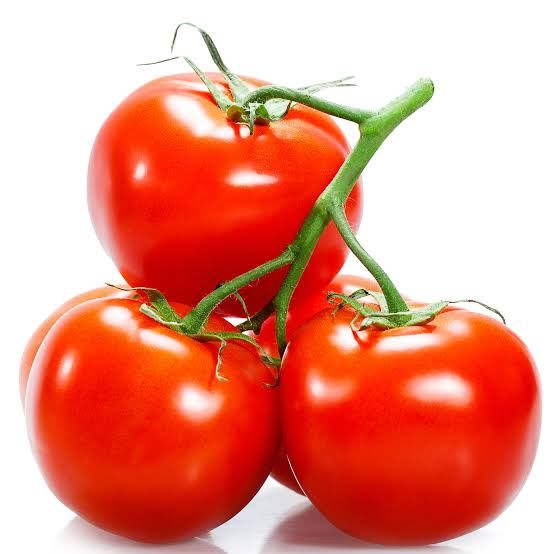
#> input picture phase1/images.jpeg, 554 x 554 px, found by its file name
$ python grayscale.py
#> lines starting #> are read from the running program, lines starting #| are printed output that depends on the picture
import cv2

image= cv2.imread("/Users/tanishqkhetwal/Desktop/open-cv/images.jpeg")
#> image is the input picture: shape (554, 554, 3); mean B, G, R 132.5, 149, 231.7
if image is not None:
    gray = cv2.cvtColor(image,cv2.COLOR_BGR2GRAY)
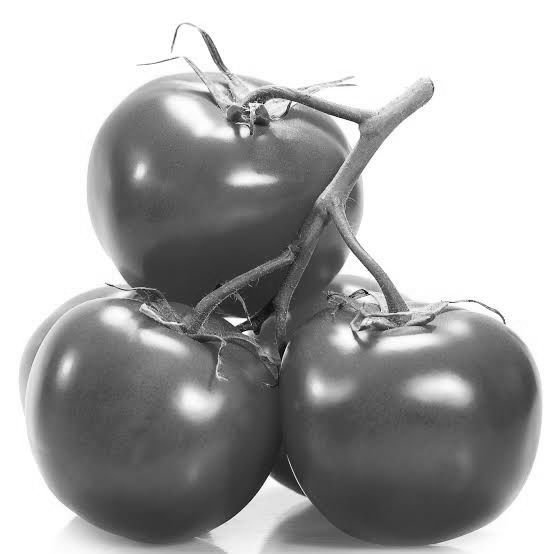
#> gray: shape (554, 554); min 3, max 255, mean 171.9
    print("successfully converted to grayscale")
    cv2.imshow("gray",gray)
    cv2.waitKey(0)
    cv2.destroyAllWindows()
else:
    print("not loaded image")

cv2.imwrite("gray.jpg",gray)
